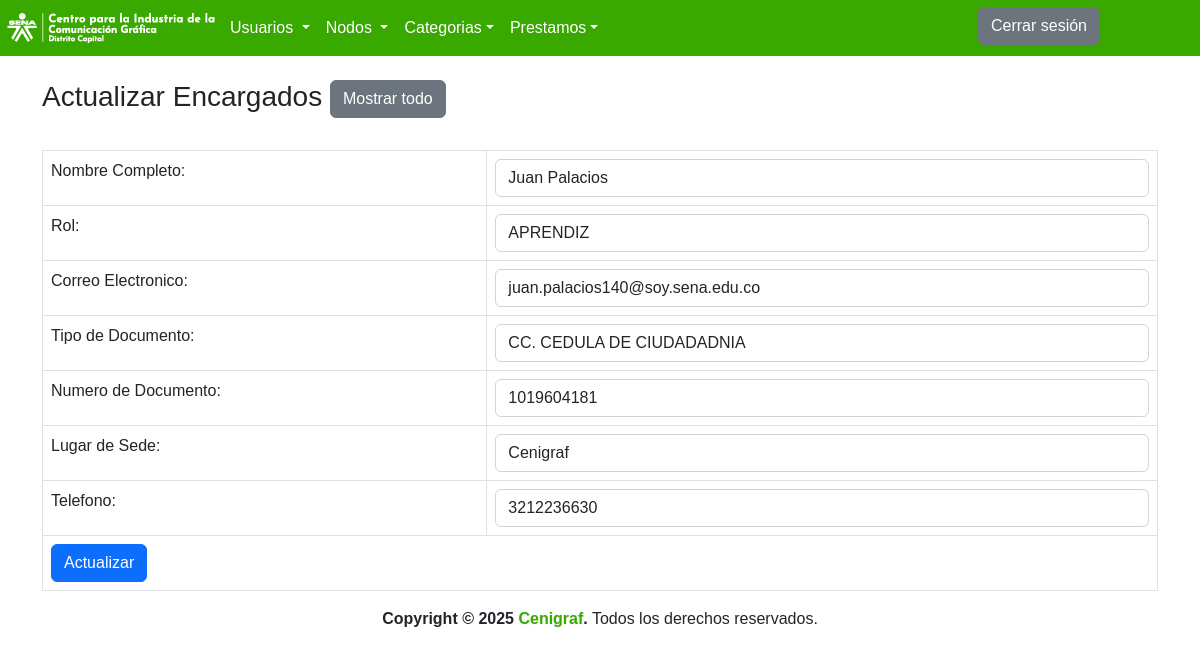
Screenshot of /InicioSesion/Usuarios/Administrador/vistas/Encargados/actualizar_encargados.php?id=21 with the database file from the repository.
### tables this page shows
CREATE TABLE `encargados` (
  `ID_ENCARGADO` int(20) NOT NULL,
  `NOMBRE_ENCARGADO` varchar(50) NOT NULL,
  `ROL` varchar(50) NOT NULL,
  `email` varchar(50) DEFAULT NULL,
  `numero_documento` varchar(20) DEFAULT NULL,
  `tipo_documento` varchar(50) DEFAULT NULL,
  `lugar_sede` varchar(50) DEFAULT NULL,
  `telefono` varchar(50) DEFAULT NULL
);

### InicioSesion/Usuarios/Administrador/vistas/Encargados/actualizar_encargados.php (the view, shortened to what this page needs)
<?php
include '../../conexionPDO.php';
$id=$_GET['id'];
$sql="SELECT * FROM encargados WHERE ID_ENCARGADO='".$id."'";
$query=mysqli_query($con,$sql);
$row=mysqli_fetch_assoc($query);
			?>
<!DOCTYPE html>
<html lang="en">
	<head>
	<link rel="stylesheet" href="https://cdn.jsdelivr.net/npm/bootstrap@5.2.1/dist/css/bootstrap.min.css">
	<link rel="stylesheet" href="../css/style.css">
</head>
		<header>
    <div class="contenedor-principal">
        <nav class="navbar navbar-expand-lg " style="background:#39A900;">
            <a href="http://localhost/Inventario/InicioSesion/Usuarios/Administrador/index.php">
            <img src="../../img/logosena.PNG">
            </a>
            <div class="collapse navbar-collapse" id="navbarNavDropdown">
                <ul class="navbar-nav">
                    <li class="nav-item active">
                        <div class="menunavegacion">
                            <a class="nav-link dropdown-toggle" href="#" id="navbarDropdownMenuLink" data-toggle="dropdown" aria-haspopup="true" aria-expanded="false">Usuarios
                            </a>
                        </div>
                    </li>
                    <li class="nav-item active">
                        <div class="menunavegacion">
                            <a class="nav-link dropdown-toggle" href="#" id="navbarDropdownMenuLink" data-toggle="dropdown" aria-haspopup="true" aria-expanded="false">Nodos
                            </a>
                    </li>
                    <li class="nav-item dropdown">
                    <a class="nav-link dropdown-toggle" href="#" id="navbarDropdownMenuLink" data-toggle="dropdown" aria-haspopup="true" aria-expanded="false">Categorias</a>
                    </li>
                    <li class="nav-item dropdown">
                    <a class="nav-link dropdown-toggle" href="#" id="navbarDropdownMenuLink" data-toggle="dropdown" aria-haspopup="true" aria-expanded="false">Prestamos</a>
                    </li>
                </ul>
            </div>
            <a href="../../../../../index.php"><button type="button" class="btn btn-secondary" style=" margin-top:-5px; margin-right:100px; ">Cerrar sesi&oacute;n</button> </a>
    </div>
</header>
	<body>
<div class="container">
  <div class="page-header">
  	<br>
    <h1 class="h3">Actualizar Encargados <a class="btn btn-secondary" href="listas_encargados.php"><bt><span class="glyphicon glyphicon-eye-open"></span>Mostrar todo </a></h1>
  </div>
  <form method="post" enctype="multipart/form-data" class="form-horizontal">
    <table class="table table-bordered table-responsive">
      <tr>
        <td><label class="control-label">Nombre Completo:</label></td>
        <td><input class="form-control" type="text"  placeholder="Nombres Encargado" name="NOMBRE_ENCARGADO"  value="<?php echo $row['NOMBRE_ENCARGADO']  ?>" required ></td>
      </tr>
	  <tr>
	  <td><label class="control-label">Rol:</label></td>
	  <td><select class="form-control" type="text" align="center" placeholder="Rol" name="ROL">
			<option value="<?php echo $row['ROL']  ?>"><?php echo $row['ROL']  ?></option>
			</select></td>
	  </tr>
	  <tr>
        <td><label class="control-label">Correo Electronico:</label></td>
        <td><input class="form-control" type="email"  placeholder="Correo Electronico" name="email"  value="<?php echo $row['email']  ?>" required ></td>
      </tr>
	  <tr>
	  <td><label class="control-label">Tipo de Documento:</label></td>
	  <td><select class="form-control" type="text" align="center" placeholder="Tipo Docuemento" name="tipo_documento">
			<option value="<?php echo $row['tipo_documento']?>"><?php echo $row['tipo_documento']?></option>
			</select></td>
	  </tr>
			<br>
      <tr>
        <td><label class="control-label">Numero de Documento:</label></td>
        <td><input class="form-control" type="text"  placeholder="Numero de Documento" name="numero_documento" value="<?php echo $row['numero_documento']  ?>" required ></td>
      </tr>
      <tr>
        <td><label class="control-label">Lugar de Sede:</label></td>
        <td><input class="form-control" type="text"  placeholder="Lugar de Sede" name="lugar_sede" value="<?php echo $row['lugar_sede']  ?>" required ></td>
      </tr>
      <tr>
        <td><label class="control-label">Telefono:</label></td>
        <td><input class="form-control" type="text" placeholder="Telefono" name="telefono" value="<?php echo $row['telefono']  ?>" required ></td>
      </tr>
      <tr>
        <td colspan="2"><input type="submit" class="btn btn-primary" value="Actualizar" name="modificar" ></td>
      </tr>
    </table>
  </form>
</div>
	<footer class="main-footer">
		<strong >Copyright &copy; 2025 <a href="https://comunicaciongraficasena.blogspot.com">Cenigraf</a>.</strong> Todos los derechos reservados.
	</footer>
</body>
</html>

### InicioSesion/Usuarios/Administrador/vistas/css/style.css (style rules this page uses)
.nav-link { color: #FFFFFF; }
body { background-color: #ffffff; font-family: 'Ubuntu', sans-serif; }
a { text-shadow: 0px 0px 3px rgba(117, 117, 117, 0.12); color: #39A900; text-decoration: none }
.main-footer { text-align: center; }

### rows the page displays
encargados: NOMBRE_ENCARGADO "Juan Palacios", ROL "APRENDIZ", email "juan.palacios140@soy.sena.edu.co", tipo_documento "CC. CEDULA DE CIUDADADNIA", numero_documento "1019604181", lugar_sede "Cenigraf", telefono "3212236630"
